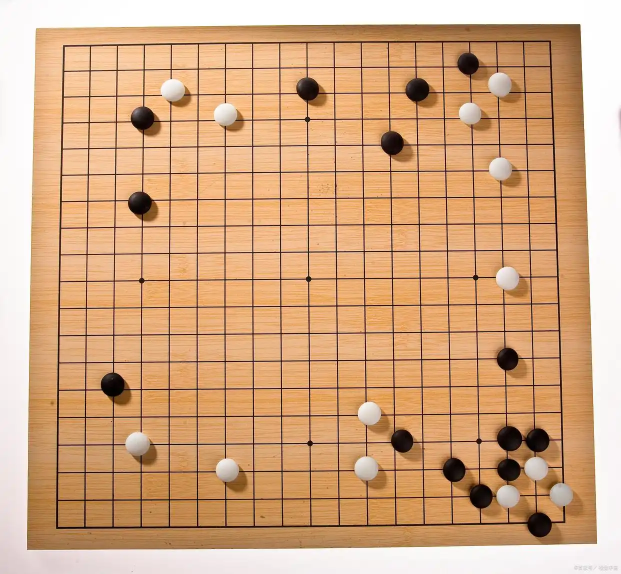
#> input picture data/raw/bd317d54.webp, 1242 x 1147 px (shown at 1/2 size)
$ python LineDetect5-2-C1.py
#> lines starting #> are read from the running program, lines starting #| are printed output that depends on the picture; after the words box and inside, x2 and y2 are one past the last pixel; in counts of white or black regions, pixels touching at a corner belong together
#参考了 网上的代码 Claude 修改
# 修改版本：结合轮廓检测来准确识别棋盘边框
import cv2
import numpy as np
from collections import defaultdict
from sklearn.cluster import KMeans

def detect_board_boundary(img):
    """
    使用轮廓检测来找到棋盘边界，参考 cndb1.py 的方法
    """
    gray = cv2.cvtColor(img, cv2.COLOR_BGR2GRAY)

    # 高斯模糊
    blur = cv2.GaussianBlur(gray, (5, 5), 0)

    # 边缘检测
    edges = cv2.Canny(blur, 50, 150)

    # 轮廓提取
    contours, hierarchy = cv2.findContours(edges, cv2.RETR_EXTERNAL, cv2.CHAIN_APPROX_SIMPLE)

    # 找到最大的轮廓，即棋盘的轮廓
    max_area = 0
    max_contour = None
    for contour in contours:
        area = cv2.contourArea(contour)
        if area > max_area:
            max_area = area
            max_contour = contour

    if max_contour is not None:
        # 找到最小外接矩形，即棋盘的四个角点
        rect = cv2.minAreaRect(max_contour)
        box = cv2.boxPoints(rect)
        box = np.intp(box)

        # 返回边界框的坐标
        x_coords = box[:, 0]
        y_coords = box[:, 1]

        return {
            'x_min': int(np.min(x_coords)),
            'x_max': int(np.max(x_coords)),
            'y_min': int(np.min(y_coords)),
            'y_max': int(np.max(y_coords)),
            'box': box
        }

    return None

# [15 lines left out: function is_similar, not called in this run]

def group_lines_by_orientation(lines, angle_threshold=10):
    horizontal = []
    vertical = []

    for x1, y1, x2, y2 in lines[:, 0]:
        angle = np.degrees(np.arctan2(y2 - y1, x2 - x1))
        if abs(angle) < angle_threshold or abs(angle - 180) < angle_threshold:
            horizontal.append((x1, y1, x2, y2))
        elif abs(angle - 90) < angle_threshold or abs(angle + 90) < angle_threshold:
            vertical.append((x1, y1, x2, y2))

    return horizontal, vertical

# [22 lines left out: function fit_lines, not called in this run]

def classify_lines_by_angle(lines, angle_thresh=10):
    horizontals, verticals = [], []
    for x1, y1, x2, y2 in lines[:, 0]:
        angle = np.degrees(np.arctan2(y2 - y1, x2 - x1))
        if abs(angle) < angle_thresh or abs(angle - 180) < angle_thresh:
            horizontals.append((x1, y1, x2, y2))
        elif abs(angle - 90) < angle_thresh or abs(angle + 90) < angle_thresh:
            verticals.append((x1, y1, x2, y2))
    return horizontals, verticals

def filter_board_lines(line_group, img_shape, axis='h', margin_ratio=0.02, board_boundary=None):
    """
    改进版过滤函数：如果有棋盘边界信息，则不过滤边界线条
    """
    if not line_group:
        return []

    height, width = img_shape[:2]
    margin_h = int(height * margin_ratio)
    margin_w = int(width * margin_ratio)

    filtered_lines = []

    for x1, y1, x2, y2 in line_group:
        # 如果有棋盘边界信息，检查线条是否在边界附近
        is_boundary_line = False
        if board_boundary:
            if axis == 'h':
                y_avg = (y1 + y2) / 2
                # 检查是否是上下边界线
                if (abs(y_avg - board_boundary['y_min']) < 20 or
                    abs(y_avg - board_boundary['y_max']) < 20):
                    is_boundary_line = True
            else:
                x_avg = (x1 + x2) / 2
                # 检查是否是左右边界线
                if (abs(x_avg - board_boundary['x_min']) < 20 or
                    abs(x_avg - board_boundary['x_max']) < 20):
                    is_boundary_line = True

        # 如果是边界线，直接保留
        if is_boundary_line:
            filtered_lines.append((x1, y1, x2, y2))
            continue

        # 对非边界线应用原来的过滤逻辑
        if axis == 'h':
            y_avg = (y1 + y2) / 2
            if margin_h <= y_avg <= height - margin_h:
                line_length = abs(x2 - x1)
                if line_length >= width * 0.3:
                    filtered_lines.append((x1, y1, x2, y2))
        else:
            x_avg = (x1 + x2) / 2
            if margin_w <= x_avg <= width - margin_w:
                line_length = abs(y2 - y1)
                if line_length >= height * 0.3:
                    filtered_lines.append((x1, y1, x2, y2))

    return filtered_lines

def cluster_lines_adaptive(line_group, expected_count, axis='h', tolerance=0.1):
    """
    自适应聚类，动态调整聚类数量
    """
    if not line_group:
        return []

    # 取横向：按 y 聚类，取竖向：按 x 聚类
    coords = []
    for x1, y1, x2, y2 in line_group:
        coord = (y1 + y2) / 2 if axis == 'h' else (x1 + x2) / 2
        coords.append([coord])

    if len(coords) < 2:
        return []

    # 首先尝试期望的聚类数量
    n_clusters = min(expected_count, len(coords))

    # 如果线条数量明显超过期望值，可能有误判，先尝试过滤
    if len(coords) > expected_count * 1.5:
        # 根据线条质量（长度）进行过滤
        line_qualities = []
        for x1, y1, x2, y2 in line_group:
            if axis == 'h':
                length = abs(x2 - x1)
            else:
                length = abs(y2 - y1)
            line_qualities.append((length, (x1, y1, x2, y2)))

        # 保留质量较高的线条
        line_qualities.sort(reverse=True)
        keep_count = min(expected_count * 2, len(line_qualities))
        line_group = [line for _, line in line_qualities[:keep_count]]

        # 重新计算坐标
        coords = []
        for x1, y1, x2, y2 in line_group:
            coord = (y1 + y2) / 2 if axis == 'h' else (x1 + x2) / 2
            coords.append([coord])

        n_clusters = min(expected_count, len(coords))

    if n_clusters < 2:
        return []

    kmeans = KMeans(n_clusters=n_clusters, n_init=10, random_state=42)
    labels = kmeans.fit_predict(coords)
    centers = sorted([int(c[0]) for c in kmeans.cluster_centers_])

    # 对每个中心，选取该簇中所有点，拟合出一条代表线
    final_lines = []
    for i, center in enumerate(centers):
        group_lines = [line for idx, line in enumerate(line_group) if labels[idx] == i]
        xs, ys = [], []
        for x1, y1, x2, y2 in group_lines:
            xs.extend([x1, x2])
            ys.extend([y1, y2])
        if axis == 'h':
            x_min, x_max = min(xs), max(xs)
            final_lines.append((x_min, center, x_max, center))
        else:
            y_min, y_max = min(ys), max(ys)
            final_lines.append((center, y_min, center, y_max))
    return final_lines

def get_dominant_line_length(lines, axis='h'):
    """
    获取主导线条长度（最常见的完整线条长度）
    """
    lengths = []
    for x1, y1, x2, y2 in lines:
        if axis == 'h':
            length = abs(x2 - x1)
        else:
            length = abs(y2 - y1)
        lengths.append(length)

    if not lengths:
        return 0

    # 使用直方图找到最常见的长度范围
    hist, bins = np.histogram(lengths, bins=10)
    max_freq_idx = np.argmax(hist)

    # 返回该范围内的平均长度
    range_start = bins[max_freq_idx]
    range_end = bins[max_freq_idx + 1]

    # 找到在这个范围内的所有长度
    lengths_in_range = [l for l in lengths if range_start <= l <= range_end]

    if lengths_in_range:
        return int(np.mean(lengths_in_range))
    else:
        return int(np.mean(lengths))

def calculate_average_spacing(positions):
    """
    计算平均间距
    """
    if len(positions) < 2:
        return 0

    positions = sorted(positions)
    spacings = []
    for i in range(1, len(positions)):
        spacings.append(positions[i] - positions[i-1])

    return np.mean(spacings)

def regularize_board_lines_with_boundary(h_lines, v_lines, n_lines=19, board_boundary=None):
    """
    改进版规整化函数：使用棋盘边界信息来确保边框线条的正确性
    """
    regularized_h_lines = []
    regularized_v_lines = []

    # 如果有边界信息，使用边界来确定线条范围
    if board_boundary:
        x_min = board_boundary['x_min']
        x_max = board_boundary['x_max']
        y_min = board_boundary['y_min']
        y_max = board_boundary['y_max']

        # 生成等间距的横线位置
        for i in range(n_lines):
            y_pos = int(y_min + i * (y_max - y_min) / (n_lines - 1))
            regularized_h_lines.append((x_min, y_pos, x_max, y_pos))

        # 生成等间距的竖线位置
        for i in range(n_lines):
            x_pos = int(x_min + i * (x_max - x_min) / (n_lines - 1))
            regularized_v_lines.append((x_pos, y_min, x_pos, y_max))

        return regularized_h_lines, regularized_v_lines

    # 如果没有边界信息，使用原来的方法
    h_positions = []
    if h_lines:
        for x1, y1, x2, y2 in h_lines:
            h_positions.append((y1 + y2) / 2)
        h_positions = sorted(h_positions)

    v_positions = []
    if v_lines:
        for x1, y1, x2, y2 in v_lines:
            v_positions.append((x1 + x2) / 2)
        v_positions = sorted(v_positions)

    # 计算理想的等间距位置
    ideal_h_positions = []
    ideal_v_positions = []

    if len(h_positions) >= 2:
        total_h_span = h_positions[-1] - h_positions[0]
        ideal_h_spacing = total_h_span / (n_lines - 1) if n_lines > 1 else 0
        start_h_pos = h_positions[0]

        for i in range(n_lines):
            ideal_h_positions.append(int(start_h_pos + i * ideal_h_spacing))

    if len(v_positions) >= 2:
        total_v_span = v_positions[-1] - v_positions[0]
        ideal_v_spacing = total_v_span / (n_lines - 1) if n_lines > 1 else 0
        start_v_pos = v_positions[0]

        for i in range(n_lines):
            ideal_v_positions.append(int(start_v_pos + i * ideal_v_spacing))

    # 生成规整的线条
    if ideal_h_positions and ideal_v_positions:
        x_min = min(ideal_v_positions)
        x_max = max(ideal_v_positions)

        for y_pos in ideal_h_positions:
            regularized_h_lines.append((x_min, y_pos, x_max, y_pos))

    if ideal_v_positions and ideal_h_positions:
        y_min = min(ideal_h_positions)
        y_max = max(ideal_h_positions)

        for x_pos in ideal_v_positions:
            regularized_v_lines.append((x_pos, y_min, x_pos, y_max))

    return regularized_h_lines, regularized_v_lines

def print_line_analysis(h_lines, v_lines):
    """
    打印线条分析信息
    """
    print("=== 线条分析 ===")
    print(f"检测到横线数量: {len(h_lines)}")
    print(f"检测到竖线数量: {len(v_lines)}")

    if h_lines:
        h_lengths = [abs(x2-x1) for x1,y1,x2,y2 in h_lines]
        h_positions = [(y1+y2)/2 for x1,y1,x2,y2 in h_lines]
        print(f"横线长度范围: {min(h_lengths):.1f} - {max(h_lengths):.1f}")
        print(f"横线主导长度: {get_dominant_line_length(h_lines, 'h')}")
        print(f"横线平均间距: {calculate_average_spacing(h_positions):.1f}")

    if v_lines:
        v_lengths = [abs(y2-y1) for x1,y1,x2,y2 in v_lines]
        v_positions = [(x1+x2)/2 for x1,y1,x2,y2 in v_lines]
        print(f"竖线长度范围: {min(v_lengths):.1f} - {max(v_lengths):.1f}")
        print(f"竖线主导长度: {get_dominant_line_length(v_lines, 'v')}")
        print(f"竖线平均间距: {calculate_average_spacing(v_positions):.1f}")
    print("================")

# 主程序
# 1. 读图 & 转灰度
#img = cv2.imread("../data/raw/BasicStraightLine2.jpg")
#img = cv2.imread("../data/raw/OGS2.jpg")
img = cv2.imread("../data/raw/bd317d54.webp")
#> img is the input picture: shape (1147, 1242, 3); mean B, G, R 130.3, 168.8, 212.3

gray = cv2.cvtColor(img, cv2.COLOR_BGR2GRAY)
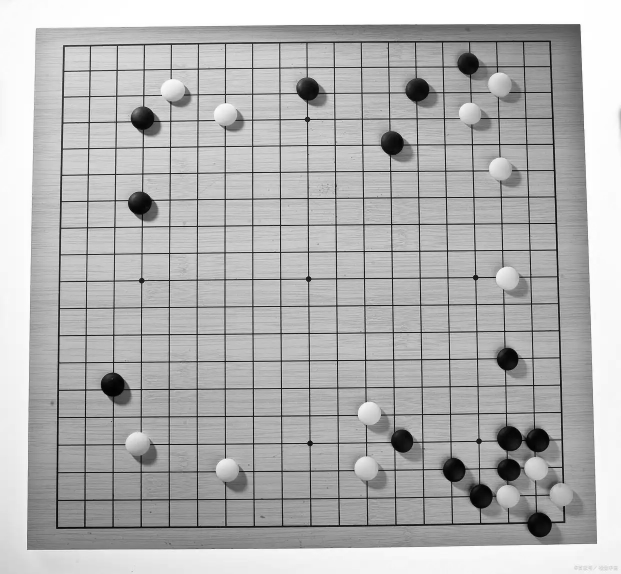
#> gray: shape (1147, 1242) (shown at 1/2 size); min 0, max 255, mean 177.4

# 2. 检测棋盘边界（参考 cndb1.py 的方法）
print("=== 检测棋盘边界 ===")
board_boundary = detect_board_boundary(img)
#> in detect_board_boundary, `edges = cv2.Canny(blur, 50, 150)`:
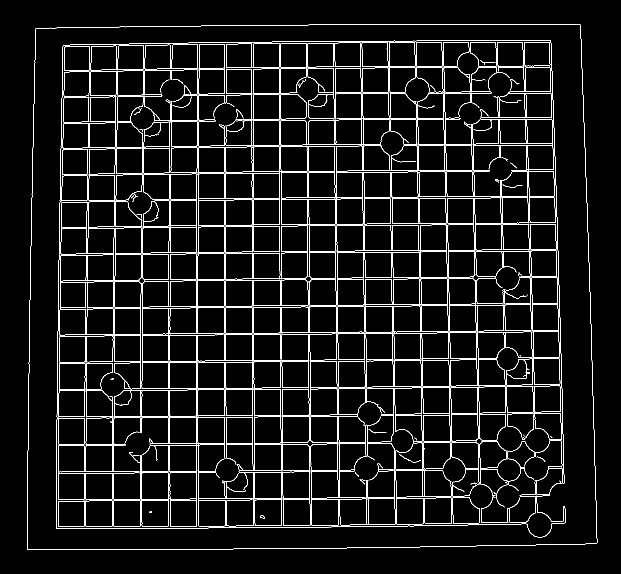
#> edges: shape (1147, 1242) (shown at 1/2 size); 5.4% white in thin lines or dots, all inside (x1, y1, x2, y2) = (54, 48, 1195, 1100)
#> in detect_board_boundary, `contours, hierarchy = cv2.findContours(edges, cv2.RETR_EXTERNAL, cv2.C..`: contours = 1 contour; box (x1, y1, x2, y2) and area: (54, 48, 1195, 1100) 1167395
#> the loop in detect_board_boundary, `for contour in contours:` made 1 pass
#> (area, max_area) on pass 1: (1167395, 1167395)
#> after the loop in detect_board_boundary, `for contour in contours:`: max_area = 1167395; max_contour = contour of 194 points, box (x1, y1, x2, y2) (54, 48, 1195, 1100), area 1167395
#> in detect_board_boundary, `rect = cv2.minAreaRect(max_contour)`: rect = ((620.6, 573), (1140.1, 1048), -0.379)
#> in detect_board_boundary, `box = cv2.boxPoints(rect)`: box = [[54.01, 1100.7], [47.07, 52.77], [1187.2, 45.22], [1194.1, 1093.2]]
#> in detect_board_boundary, `box = np.intp(box)`: box = [[54, 1100], [47, 52], [1187, 45], [1194, 1093]]
#> in detect_board_boundary, `x_coords = box[:, 0]`: x_coords = [54, 47, 1187, 1194]
#> in detect_board_boundary, `y_coords = box[:, 1]`: y_coords = [1100, 52, 45, 1093]
#> board_boundary = {'x_min': 47, 'x_max': 1194, 'y_min': 45, 'y_max': 1100, 'box': [[54, 1100], [47, 52], [1187, 45], [1194, 1093]]}
if board_boundary:
    print(f"棋盘边界: x({board_boundary['x_min']}, {board_boundary['x_max']}), y({board_boundary['y_min']}, {board_boundary['y_max']})")
#| 棋盘边界: x(47, 1194), y(45, 1100)
    # 绘制边界框
    img_with_boundary = img.copy()
    cv2.rectangle(img_with_boundary,
                  (board_boundary['x_min'], board_boundary['y_min']),
                  (board_boundary['x_max'], board_boundary['y_max']),
                  (255, 0, 0), 3)  # 蓝色边界框
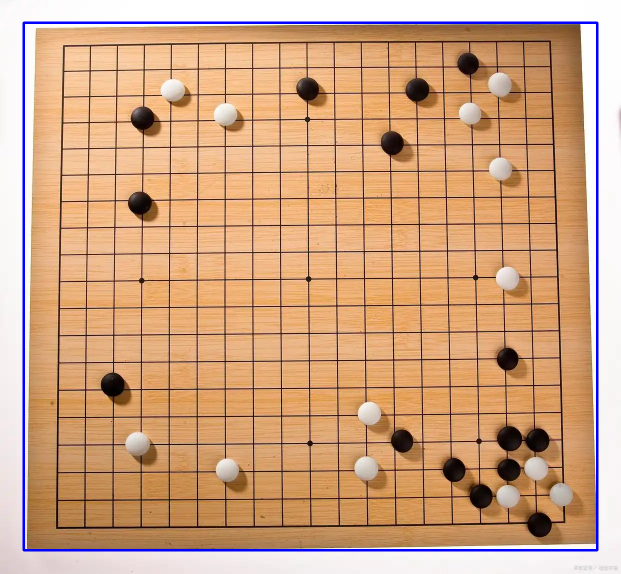
#> img_with_boundary: shape (1147, 1242, 3) (shown at 1/2 size); 1.54% of pixels changed, all inside (x1, y1, x2, y2) = (45, 43, 1197, 1103)
else:
    print("未能检测到棋盘边界")

# 先做高斯模糊 + 提升对比度
blur = cv2.GaussianBlur(gray, (3, 3), 0)
equalized = cv2.equalizeHist(blur)
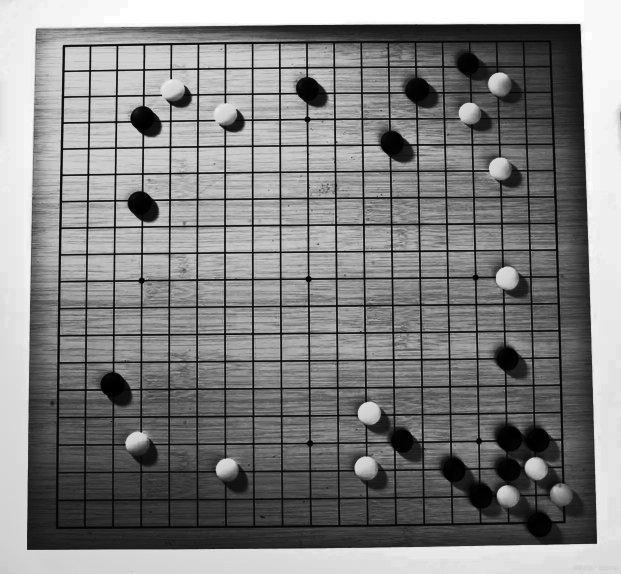
#> equalized: shape (1147, 1242) (shown at 1/2 size); min 0, max 255, mean 128.7

# 显示原图
cv2.imshow("Original Pic", img)
cv2.moveWindow("Original Pic", 0, 0)

if board_boundary:
    cv2.imshow("Board Boundary", img_with_boundary)
    cv2.moveWindow("Board Boundary", 310, 0)

# 3. 边缘检测
edges = cv2.Canny(equalized, 50, 150)
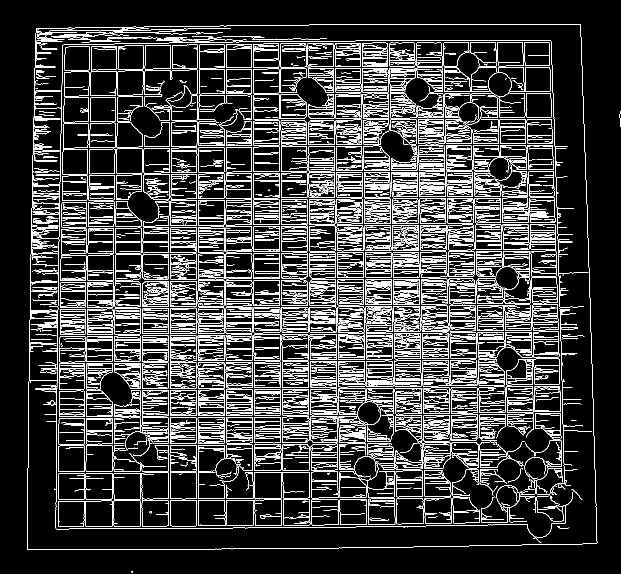
#> edges: shape (1147, 1242) (shown at 1/2 size); 13.7% white in thin lines or dots

# 设定检测 N 路棋盘
N = 19

print("Equalized shape:", equalized.shape, "dtype:", equalized.dtype)
#| Equalized shape: (1147, 1242) dtype: uint8
print("Equalized min/max:", np.min(equalized), np.max(equalized))
#| Equalized min/max: 0 255
#> (the rest of the program and of its run is left out)
